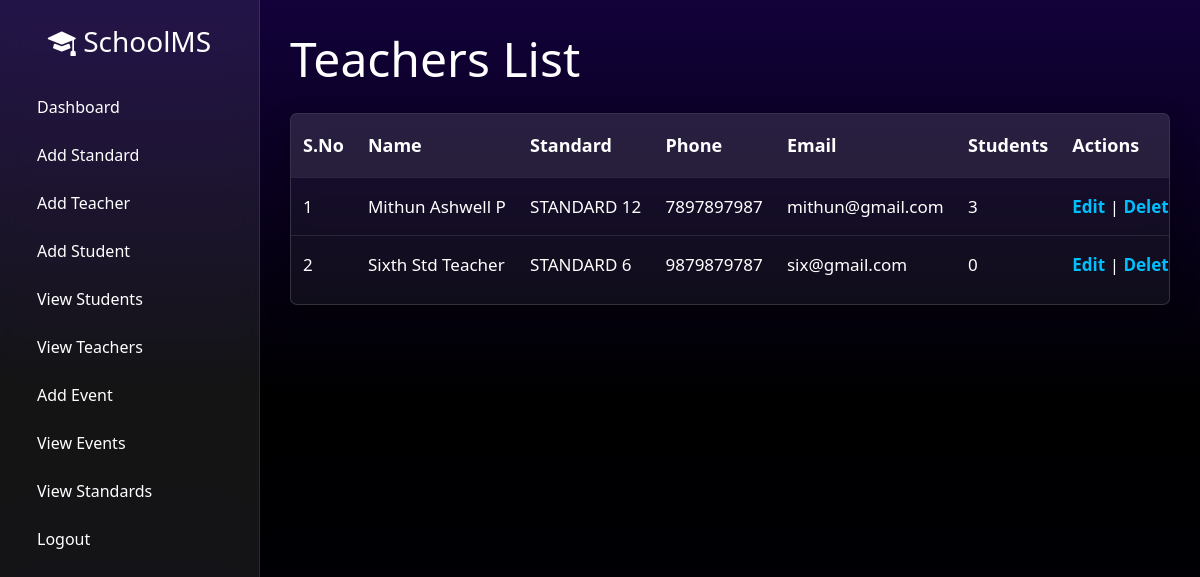
Page /view-teachers/ (signed in) on the committed database.
### administration/models.py (models this page shows, shortened)
class Teacher(models.Model):
    name = models.CharField(max_length=100)
    standard = models.CharField(max_length=50)
    phone = models.CharField(max_length=10)
    email = models.EmailField(unique=True)
    username = models.CharField(max_length=50, unique=True)
    password = models.CharField(max_length=255)
    address = models.TextField(default="")
    bank_account_number = models.CharField(max_length=18, default="")
    bank_branch = models.CharField(max_length=100, default="")
    ifsc_code = models.CharField(max_length=11, default="")

### administration/views.py (the view)
# urls.py: path("view-teachers/", views.view_teachers, name="view_teachers"),
def view_teachers(request):
    if not request.session.get("admin_logged_in"):
        messages.error(request, "Please login first")
        return redirect("admin_login")
    teachers = Teacher.objects.all().order_by("standard")
    teacher_data = []
    for teacher in teachers:
        student_count = Student.objects.filter(teacher=teacher).count()
        teacher_data.append(
            {
                "teacher": teacher,
                "student_count": student_count,
            }
        )
    return render(
        request,
        "view_teachers.html",
        {
            "teacher_data": teacher_data,
        },
    )

### administration/templates/view_teachers.html (shortened to what this page needs)
{% extends 'admin_dashboard.html' %}
{% block content %}
  <div class="main-content">
    <h2>Teachers List</h2>
    <div class="table-container">
      <table>
        <thead>
          <tr>
            <th>S.No</th>
            <th>Name</th>
            <th>Standard</th>
            <th>Phone</th>
            <th>Email</th>
            <th>Students</th>
            <th>Actions</th>
          </tr>
        </thead>
        <tbody>
          {% for data in teacher_data %}
            <tr>
              <td>{{ forloop.counter }}</td>
              <td>{{ data.teacher.name }}</td>
              <td>{{ data.teacher.standard }}</td>
              <td>{{ data.teacher.phone }}</td>
              <td>{{ data.teacher.email }}</td>
              <td>{{ data.student_count }}</td>
              <td>
                <a href="{% url 'edit_teacher' data.teacher.id %}">Edit</a>
                |
                <a href="{% url 'delete_teacher' data.teacher.id %}" onclick="return confirm('Are you sure you want to delete this teacher?')">Delete</a>
              </td>
            </tr>
          {% empty %}
            <tr>
              <td colspan="7" style="text-align:center;">No Teachers Found</td>
            </tr>
          {% endfor %}
        </tbody>
      </table>
    </div>
  </div>
{% endblock %}

### administration/templates/admin_dashboard.html (style rules this page uses)
body { background: linear-gradient(180deg, #12013a, #000000, #01000b); min-height: 100vh; color: white; font-family: 'Segoe UI', sans-serif; }
.main-content { margin-left: 260px; padding: 30px; }

### administration/templates/view_teachers.html (style rules this page uses)
.main-content h2 { color: #fff; font-size: 48px; margin-bottom: 25px; }
.table-container { width: 100%; overflow-x: auto; background: rgba(255, 255, 255, 0.05); backdrop-filter: blur(15px); border-radius: 7px; border: 1px solid rgba(255, 255, 255, 0.15); box-shadow: 0 8px 25px rgba(0, 0, 0, 0.3); padding-bottom:10px ; }
table { width: 100%; border-collapse: collapse; min-width: 900px; }
th { background: rgba(255, 255, 255, 0.08); color: #fff; padding: 18px 12px; text-align: left; font-size: 18px; white-space: nowrap; }
td { color: #fff; padding: 16px 12px; font-size: 17px; border-top: 1px solid rgba(255, 255, 255, 0.1); }
a { color: #00bfff; text-decoration: none; font-weight: 600; }

### rows in the picture
Teacher: teacher.name "Mithun Ashwell P", teacher.standard "STANDARD 12", teacher.phone "7897897987", teacher.email "mithun@gmail.com", student_count "3"
Teacher: teacher.name "Sixth Std Teacher", teacher.standard "STANDARD 6", teacher.phone "9879879787", teacher.email "six@gmail.com", student_count "0"
